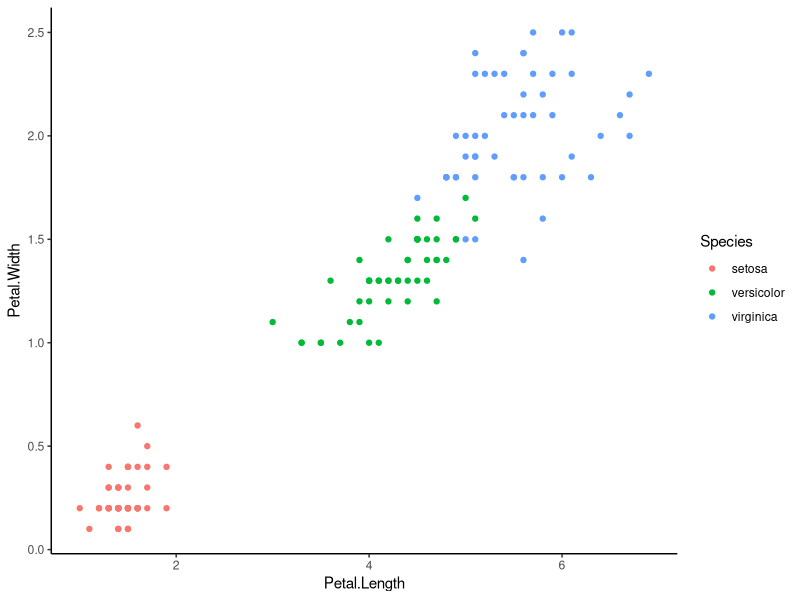

This figure's R source:
## ---- chunk 1
knitr::opts_chunk$set(echo = TRUE)
## ---- chunk 2
library(tidyverse)
graph <- ggplot(iris, aes(x= Petal.Length,y= Petal.Width))+
  geom_point(aes(color = Species)) +
  theme_classic()

graph
